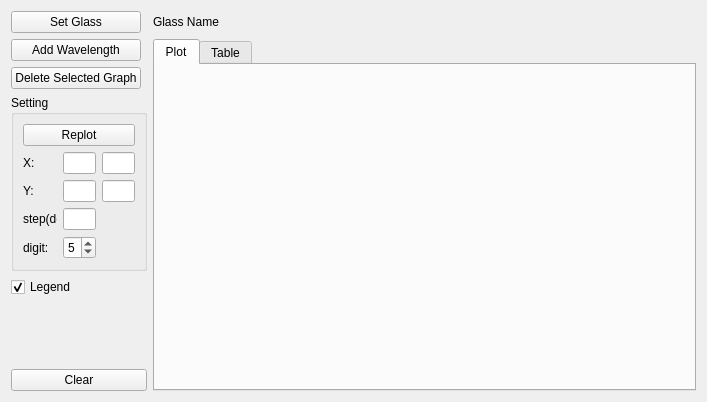
<?xml version="1.0" encoding="UTF-8"?>
<ui version="4.0">
 <class>DnDtPlotForm</class>
 <widget class="QWidget" name="DnDtPlotForm">
  <property name="geometry">
   <rect>
    <x>0</x>
    <y>0</y>
    <width>707</width>
    <height>402</height>
   </rect>
  </property>
  <property name="windowTitle">
   <string>Form</string>
  </property>
  <layout class="QGridLayout" name="gridLayout">
   <item row="1" column="2">
    <widget class="QLabel" name="label_GlassName">
     <property name="text">
      <string>Glass Name</string>
     </property>
    </widget>
   </item>
   <item row="3" column="0">
    <widget class="QPushButton" name="pushButton_DeleteGraph">
     <property name="sizePolicy">
      <sizepolicy hsizetype="Minimum" vsizetype="Fixed">
       <horstretch>0</horstretch>
       <verstretch>0</verstretch>
      </sizepolicy>
     </property>
     <property name="text">
      <string>Delete Selected Graph</string>
     </property>
    </widget>
   </item>
   <item row="2" column="0">
    <widget class="QPushButton" name="pushButton_AddGraph">
     <property name="sizePolicy">
      <sizepolicy hsizetype="Minimum" vsizetype="Fixed">
       <horstretch>0</horstretch>
       <verstretch>0</verstretch>
      </sizepolicy>
     </property>
     <property name="text">
      <string>Add Wavelength</string>
     </property>
    </widget>
   </item>
   <item row="4" column="0" colspan="2">
    <widget class="QGroupBox" name="groupBox">
     <property name="sizePolicy">
      <sizepolicy hsizetype="Ignored" vsizetype="Preferred">
       <horstretch>0</horstretch>
       <verstretch>0</verstretch>
      </sizepolicy>
     </property>
     <property name="title">
      <string>Setting</string>
     </property>
     <layout class="QGridLayout" name="gridLayout_2">
      <item row="5" column="2">
       <widget class="QLineEdit" name="lineEdit_Xmax">
        <property name="sizePolicy">
         <sizepolicy hsizetype="Minimum" vsizetype="Fixed">
          <horstretch>0</horstretch>
          <verstretch>0</verstretch>
         </sizepolicy>
        </property>
       </widget>
      </item>
      <item row="6" column="2">
       <widget class="QLineEdit" name="lineEdit_Ymax">
        <property name="sizePolicy">
         <sizepolicy hsizetype="Fixed" vsizetype="Fixed">
          <horstretch>0</horstretch>
          <verstretch>0</verstretch>
         </sizepolicy>
        </property>
       </widget>
      </item>
      <item row="5" column="1">
       <widget class="QLineEdit" name="lineEdit_Xmin">
        <property name="sizePolicy">
         <sizepolicy hsizetype="Fixed" vsizetype="Fixed">
          <horstretch>0</horstretch>
          <verstretch>0</verstretch>
         </sizepolicy>
        </property>
       </widget>
      </item>
      <item row="5" column="0">
       <widget class="QLabel" name="label_X">
        <property name="sizePolicy">
         <sizepolicy hsizetype="Fixed" vsizetype="Preferred">
          <horstretch>0</horstretch>
          <verstretch>0</verstretch>
         </sizepolicy>
        </property>
        <property name="text">
         <string>X:</string>
        </property>
       </widget>
      </item>
      <item row="6" column="1">
       <widget class="QLineEdit" name="lineEdit_Ymin">
        <property name="sizePolicy">
         <sizepolicy hsizetype="Minimum" vsizetype="Fixed">
          <horstretch>0</horstretch>
          <verstretch>0</verstretch>
         </sizepolicy>
        </property>
       </widget>
      </item>
      <item row="4" column="0" colspan="3">
       <widget class="QPushButton" name="pushButton_SetAxis">
        <property name="sizePolicy">
         <sizepolicy hsizetype="Minimum" vsizetype="Fixed">
          <horstretch>0</horstretch>
          <verstretch>0</verstretch>
         </sizepolicy>
        </property>
        <property name="text">
         <string>Replot</string>
        </property>
       </widget>
      </item>
      <item row="6" column="0">
       <widget class="QLabel" name="label_Y">
        <property name="text">
         <string>Y:</string>
        </property>
       </widget>
      </item>
      <item row="7" column="0">
       <widget class="QLabel" name="label">
        <property name="sizePolicy">
         <sizepolicy hsizetype="Fixed" vsizetype="Preferred">
          <horstretch>0</horstretch>
          <verstretch>0</verstretch>
         </sizepolicy>
        </property>
        <property name="text">
         <string>step(deg):</string>
        </property>
       </widget>
      </item>
      <item row="8" column="0">
       <widget class="QLabel" name="label_2">
        <property name="sizePolicy">
         <sizepolicy hsizetype="Fixed" vsizetype="Preferred">
          <horstretch>0</horstretch>
          <verstretch>0</verstretch>
         </sizepolicy>
        </property>
        <property name="text">
         <string>digit:</string>
        </property>
       </widget>
      </item>
      <item row="7" column="1">
       <widget class="QLineEdit" name="lineEdit_PlotStep">
        <property name="sizePolicy">
         <sizepolicy hsizetype="Minimum" vsizetype="Fixed">
          <horstretch>0</horstretch>
          <verstretch>0</verstretch>
         </sizepolicy>
        </property>
       </widget>
      </item>
      <item row="8" column="1">
       <widget class="QSpinBox" name="spinBox_Digit">
        <property name="minimum">
         <number>1</number>
        </property>
        <property name="value">
         <number>5</number>
        </property>
       </widget>
      </item>
     </layout>
    </widget>
   </item>
   <item row="5" column="0" colspan="2">
    <widget class="QCheckBox" name="checkBox_Legend">
     <property name="text">
      <string>Legend</string>
     </property>
     <property name="checked">
      <bool>true</bool>
     </property>
    </widget>
   </item>
   <item row="10" column="0" colspan="2">
    <widget class="QPushButton" name="pushButton_Clear">
     <property name="text">
      <string>Clear</string>
     </property>
    </widget>
   </item>
   <item row="6" column="0" rowspan="3">
    <spacer name="verticalSpacer">
     <property name="orientation">
      <enum>Qt::Vertical</enum>
     </property>
     <property name="sizeHint" stdset="0">
      <size>
       <width>20</width>
       <height>40</height>
      </size>
     </property>
    </spacer>
   </item>
   <item row="1" column="0">
    <widget class="QPushButton" name="pushButton_SetGlass">
     <property name="sizePolicy">
      <sizepolicy hsizetype="Minimum" vsizetype="Fixed">
       <horstretch>0</horstretch>
       <verstretch>0</verstretch>
      </sizepolicy>
     </property>
     <property name="text">
      <string>Set Glass</string>
     </property>
    </widget>
   </item>
   <item row="2" column="2" rowspan="9">
    <widget class="QTabWidget" name="tabWidget">
     <property name="currentIndex">
      <number>0</number>
     </property>
     <widget class="QWidget" name="tab_Plot">
      <attribute name="title">
       <string>Plot</string>
      </attribute>
      <layout class="QGridLayout" name="gridLayout_4">
       <item row="0" column="0">
        <widget class="QCustomPlot" name="widget" native="true"/>
       </item>
      </layout>
     </widget>
     <widget class="QWidget" name="tab_Table">
      <attribute name="title">
       <string>Table</string>
      </attribute>
      <layout class="QGridLayout" name="gridLayout_3">
       <item row="0" column="0">
        <widget class="QCustomTableWidget" name="tableWidget"/>
       </item>
      </layout>
     </widget>
    </widget>
   </item>
  </layout>
 </widget>
 <customwidgets>
  <customwidget>
   <class>QCustomPlot</class>
   <extends>QWidget</extends>
   <header>QCustomPlot/qcustomplot.h</header>
   <container>1</container>
  </customwidget>
  <customwidget>
   <class>QCustomTableWidget</class>
   <extends>QTableWidget</extends>
   <header>src/qcustomtablewidget.h</header>
  </customwidget>
 </customwidgets>
 <resources/>
 <connections/>
</ui>
